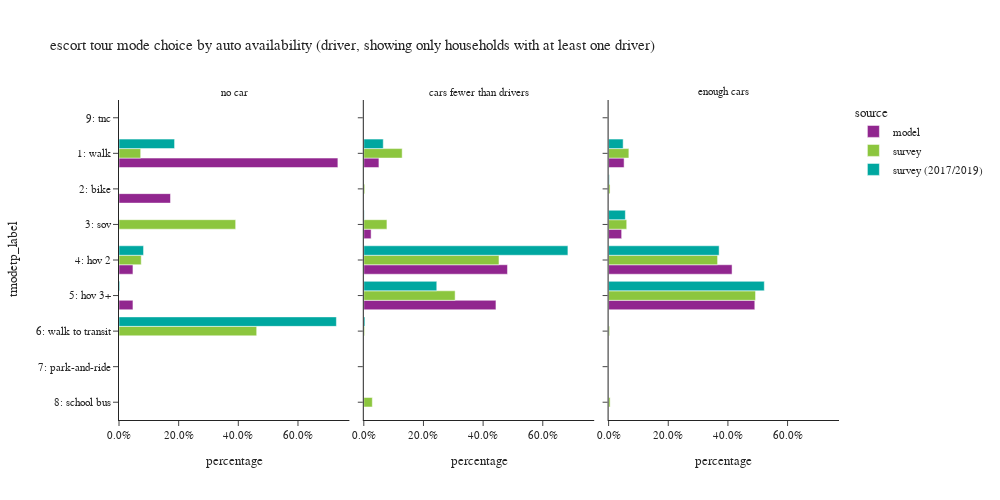

Notebook code for this chart:
### Code cell
plot_mode_choice(es_tour.loc[es_tour['auto_available_driver'] != "no dirver"], "auto_available_driver",
                 {"auto_available_driver": ["no car", "cars fewer than drivers", "enough cars"],
                  "tmodetp_label": ["1: walk", "2: bike", "3: sov", "4: hov 2", "5: hov 3+", "6: walk to transit",
                                    "7: park-and-ride", "8: school bus", "9: other–survey only"]},
                 "auto availability (driver, showing only households with at least one driver)", 3, 500, 1000)

### Figure 1 — Plotly figure (JSON) as saved in the notebook; plotly's stock layout.template omitted (floating-point values rounded to 4 significant figures)
{"data": [{"alignmentgroup": "True", "customdata": [[204], [48], [13], [13]], "hovertemplate": "source=model<br>auto_available_driver=no car<br>percentage=%{x}<br>tmodetp_label=%{y}<br>sample count=%{customdata[0]}<extra></extra>", "legendgroup": "model", "marker": {"color": "#91268F", "pattern": {"shape": ""}}, "name": "model", "offsetgroup": "model", "orientation": "h", "showlegend": true, "textposition": "auto", "type": "bar", "x": [0.7338, 0.1727, 0.04676, 0.04676], "xaxis": "x", "y": ["1: walk", "2: bike", "4: hov 2", "5: hov 3+"], "yaxis": "y"}, {"alignmentgroup": "True", "customdata": [[122], [59], [1159], [1066]], "hovertemplate": "source=model<br>auto_available_driver=cars fewer than drivers<br>percentage=%{x}<br>tmodetp_label=%{y}<br>sample count=%{customdata[0]}<extra></extra>", "legendgroup": "model", "marker": {"color": "#91268F", "pattern": {"shape": ""}}, "name": "model", "offsetgroup": "model", "orientation": "h", "showlegend": false, "textposition": "auto", "type": "bar", "x": [0.05071, 0.02452, 0.4817, 0.4431], "xaxis": "x2", "y": ["1: walk", "3: sov", "4: hov 2", "5: hov 3+"], "yaxis": "y2"}, {"alignmentgroup": "True", "customdata": [[253], [1], [213], [2015], [2386]], "hovertemplate": "source=model<br>auto_available_driver=enough cars<br>percentage=%{x}<br>tmodetp_label=%{y}<br>sample count=%{customdata[0]}<extra></extra>", "legendgroup": "model", "marker": {"color": "#91268F", "pattern": {"shape": ""}}, "name": "model", "offsetgroup": "model", "orientation": "h", "showlegend": false, "textposition": "auto", "type": "bar", "x": [0.05197, 0.0002054, 0.04376, 0.4139, 0.4901], "xaxis": "x3", "y": ["1: walk", "2: bike", "3: sov", "4: hov 2", "5: hov 3+"], "yaxis": "y3"}, {"alignmentgroup": "True", "customdata": [[5], [1], [1], [4]], "hovertemplate": "source=survey<br>auto_available_driver=no car<br>percentage=%{x}<br>tmodetp_label=%{y}<br>sample count=%{customdata[0]}<extra></extra>", "legendgroup": "survey", "marker": {"color": "#8CC63E", "pattern": {"shape": ""}}, "name": "survey", "offsetgroup": "survey", "orientation": "h", "showlegend": true, "textposition": "auto", "type": "bar", "x": [0.07271, 0.3911, 0.07453, 0.4616], "xaxis": "x", "y": ["1: walk", "3: sov", "4: hov 2", "6: walk to transit"], "yaxis": "y"}, {"alignmentgroup": "True", "customdata": [[42], [9], [18], [102], [64], [4], [2]], "hovertemplate": "source=survey<br>auto_available_driver=cars fewer than drivers<br>percentage=%{x}<br>tmodetp_label=%{y}<br>sample count=%{customdata[0]}<extra></extra>", "legendgroup": "survey", "marker": {"color": "#8CC63E", "pattern": {"shape": ""}}, "name": "survey", "offsetgroup": "survey", "orientation": "h", "showlegend": false, "textposition": "auto", "type": "bar", "x": [0.1287, 0.003209, 0.07755, 0.4532, 0.3061, 0.002705, 0.02854], "xaxis": "x2", "y": ["1: walk", "2: bike", "3: sov", "4: hov 2", "5: hov 3+", "6: walk to transit", "8: school bus"], "yaxis": "y2"}, {"alignmentgroup": "True", "customdata": [[40], [5], [31], [207], [202], [5], [4]], "hovertemplate": "source=survey<br>auto_available_driver=enough cars<br>percentage=%{x}<br>tmodetp_label=%{y}<br>sample count=%{customdata[0]}<extra></extra>", "legendgroup": "survey", "marker": {"color": "#8CC63E", "pattern": {"shape": ""}}, "name": "survey", "offsetgroup": "survey", "orientation": "h", "showlegend": false, "textposition": "auto", "type": "bar", "x": [0.06795, 0.004817, 0.06073, 0.3654, 0.4926, 0.0034, 0.005088], "xaxis": "x3", "y": ["1: walk", "2: bike", "3: sov", "4: hov 2", "5: hov 3+", "6: walk to transit", "8: school bus"], "yaxis": "y3"}, {"alignmentgroup": "True", "customdata": [[11], [1], [1], [9]], "hovertemplate": "source=survey (2017/2019)<br>auto_available_driver=no car<br>percentage=%{x}<br>tmodetp_label=%{y}<br>sample count=%{customdata[0]}<extra></extra>", "legendgroup": "survey (2017/2019)", "marker": {"color": "#00A7A0", "pattern": {"shape": ""}}, "name": "survey (2017/2019)", "offsetgroup": "survey (2017/2019)", "orientation": "h", "showlegend": true, "textposition": "auto", "type": "bar", "x": [0.1863, 0.08232, 0.002513, 0.7289], "xaxis": "x", "y": ["1: walk", "4: hov 2", "5: hov 3+", "6: walk to transit"], "yaxis": "y"}, {"alignmentgroup": "True", "customdata": [[37], [3], [11], [132], [91], [3]], "hovertemplate": "source=survey (2017/2019)<br>auto_available_driver=cars fewer than drivers<br>percentage=%{x}<br>tmodetp_label=%{y}<br>sample count=%{customdata[0]}<extra></extra>", "legendgroup": "survey (2017/2019)", "marker": {"color": "#00A7A0", "pattern": {"shape": ""}}, "name": "survey (2017/2019)", "offsetgroup": "survey (2017/2019)", "orientation": "h", "showlegend": false, "textposition": "auto", "type": "bar", "x": [0.06526, 0.0005417, 0.001333, 0.6843, 0.2447, 0.003904], "xaxis": "x2", "y": ["1: walk", "2: bike", "3: sov", "4: hov 2", "5: hov 3+", "6: walk to transit"], "yaxis": "y2"}, {"alignmentgroup": "True", "customdata": [[51], [5], [18], [222], [200], [1], [1]], "hovertemplate": "source=survey (2017/2019)<br>auto_available_driver=enough cars<br>percentage=%{x}<br>tmodetp_label=%{y}<br>sample count=%{customdata[0]}<extra></extra>", "legendgroup": "survey (2017/2019)", "marker": {"color": "#00A7A0", "pattern": {"shape": ""}}, "name": "survey (2017/2019)", "offsetgroup": "survey (2017/2019)", "orientation": "h", "showlegend": false, "textposition": "auto", "type": "bar", "x": [0.04877, 0.002349, 0.05618, 0.3706, 0.522, 5.534e-05, 4.07e-05], "xaxis": "x3", "y": ["1: walk", "2: bike", "3: sov", "4: hov 2", "5: hov 3+", "6: walk to transit", "9: tnc"], "yaxis": "y3"}], "layout": {"annotations": [{"font": {}, "showarrow": false, "text": "no car", "x": 0.16, "xanchor": "center", "xref": "paper", "y": 1.0, "yanchor": "bottom", "yref": "paper"}, {"font": {}, "showarrow": false, "text": "cars fewer than drivers", "x": 0.5, "xanchor": "center", "xref": "paper", "y": 1.0, "yanchor": "bottom", "yref": "paper"}, {"font": {}, "showarrow": false, "text": "enough cars", "x": 0.84, "xanchor": "center", "xref": "paper", "y": 1.0, "yanchor": "bottom", "yref": "paper"}], "barmode": "group", "height": 500, "legend": {"title": {"text": "source"}, "tracegroupgap": 0}, "title": {"text": "escort tour mode choice by auto availability (driver, showing only households with at least one driver)"}, "width": 1000, "xaxis": {"anchor": "y", "domain": [0.0, 0.32], "tickformat": ".1%", "title": {"text": "percentage"}}, "xaxis2": {"anchor": "y2", "domain": [0.34, 0.66], "matches": "x", "tickformat": ".1%", "title": {"text": "percentage"}}, "xaxis3": {"anchor": "y3", "domain": [0.68, 1.0], "matches": "x", "tickformat": ".1%", "title": {"text": "percentage"}}, "yaxis": {"anchor": "x", "categoryarray": ["9: other–survey only", "8: school bus", "7: park-and-ride", "6: walk to transit", "5: hov 3+", "4: hov 2", "3: sov", "2: bike", "1: walk"], "categoryorder": "array", "domain": [0.0, 1.0], "title": {"text": "tmodetp_label"}}, "yaxis2": {"anchor": "x2", "domain": [0.0, 1.0], "matches": "y", "showticklabels": false}, "yaxis3": {"anchor": "x3", "domain": [0.0, 1.0], "matches": "y", "showticklabels": false}}}
